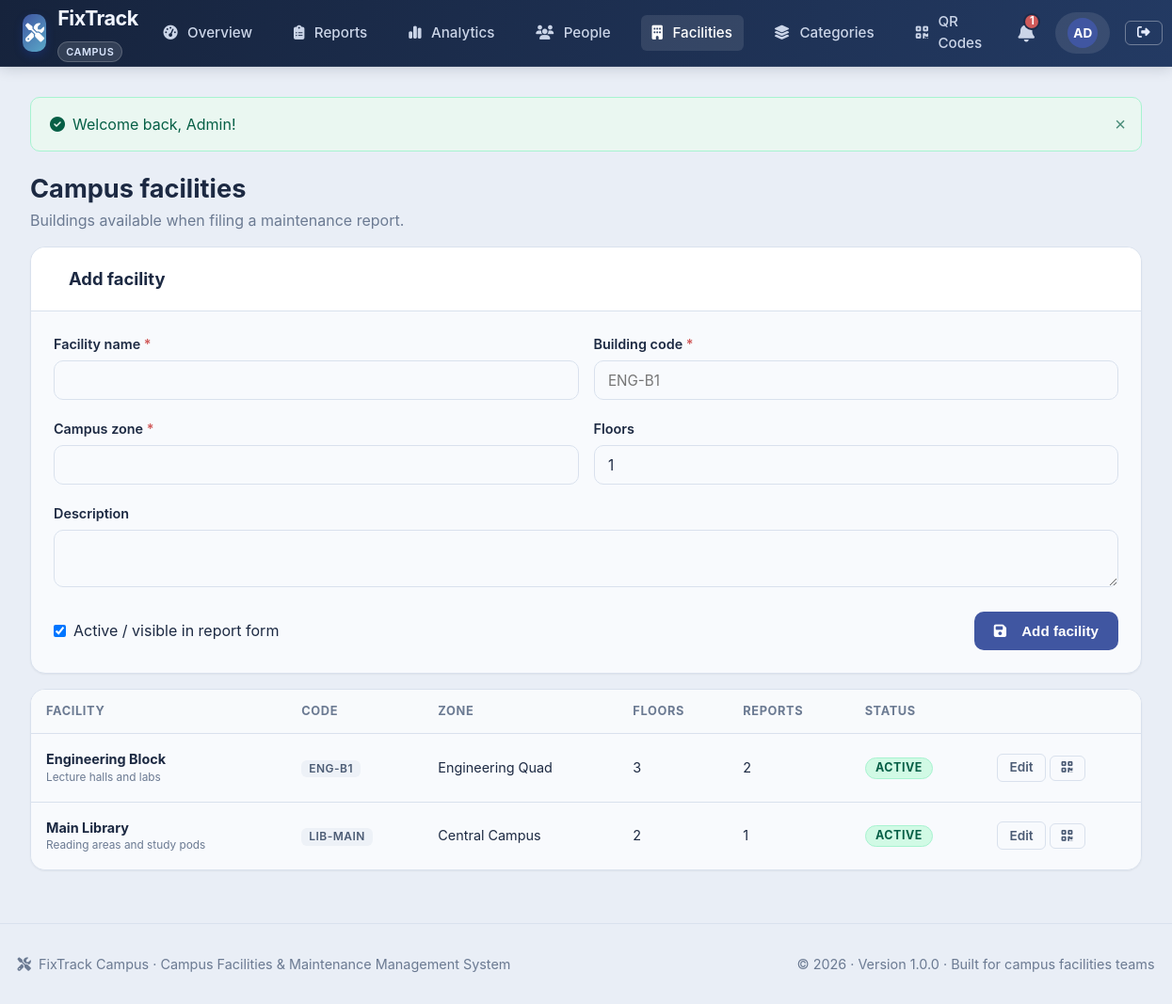
Screenshot of /admin/facilities.php (signed in) with the database file from the repository.
### tables this page shows
CREATE TABLE facilities (
    id INT AUTO_INCREMENT PRIMARY KEY,
    name VARCHAR(150) NOT NULL,
    building_code VARCHAR(30) NOT NULL UNIQUE,
    campus_zone VARCHAR(100) NOT NULL,
    description TEXT NULL,
    total_floors INT DEFAULT 1,
    is_active TINYINT(1) NOT NULL DEFAULT 1,
    created_at DATETIME NOT NULL DEFAULT CURRENT_TIMESTAMP
);

### admin/facilities.php (the view, shortened to what this page needs)
<?php
require_once __DIR__ . '/../includes/functions.php';
$pdo = get_db();
$facilities = $pdo->query("SELECT f.*, (SELECT COUNT(*) FROM reports r WHERE r.facility_id = f.id) AS report_count FROM facilities f ORDER BY f.name")->fetchAll();
$edit = null;
$form = [
    'id' => $edit['id'] ?? 0,
    'name' => $edit['name'] ?? '',
    'building_code' => $edit['building_code'] ?? '',
    'campus_zone' => $edit['campus_zone'] ?? '',
    'description' => $edit['description'] ?? '',
    'total_floors' => $edit['total_floors'] ?? 1,
    'is_active' => $edit ? (int)$edit['is_active'] : 1,
];
include __DIR__ . '/../includes/header.php';
?>
<div class="mb-4"><h1 style="font-size:1.7rem">Campus facilities</h1><p class="text-muted">Buildings available when filing a maintenance report.</p></div>
<div class="card mb-4">
    <div class="card-header d-flex justify-between align-center"><h2 class="card-title"><i class="fas fa-<?= $edit ? 'pen' : 'building-circle-plus' ?> mr-2"></i><?= $edit ? 'Edit facility' : 'Add facility' ?></h2>
        <?php if ($edit): ?><a class="btn btn-outline btn-sm" href="<?= e(url('admin/facilities.php')) ?>">Cancel edit</a><?php endif; ?></div>
    <div class="card-body">
        <form method="post" action="<?= e(url('actions/facility-save.php')) ?>" data-validate novalidate>
            <div class="form-row">
                <div class="form-group"><label class="form-label">Facility name <span class="required">*</span></label><input class="form-control" type="text" name="name" required data-min="2" data-max="150" data-label="Facility name" value="<?= e($form['name']) ?>"><div class="invalid-feedback"></div></div>
                <div class="form-group"><label class="form-label">Building code <span class="required">*</span></label><input class="form-control" type="text" name="building_code" required pattern="[A-Za-z0-9\-]{2,30}" data-label="Building code" value="<?= e($form['building_code']) ?>" placeholder="ENG-B1"><div class="invalid-feedback"></div></div>
            </div>
            <div class="form-row">
                <div class="form-group"><label class="form-label">Campus zone <span class="required">*</span></label><input class="form-control" type="text" name="campus_zone" required data-min="2" data-max="100" data-label="Campus zone" value="<?= e($form['campus_zone']) ?>"><div class="invalid-feedback"></div></div>
                <div class="form-group"><label class="form-label">Floors</label><input class="form-control" type="number" name="total_floors" min="1" max="200" value="<?= (int)$form['total_floors'] ?>"></div>
            </div>
            <div class="form-group"><label class="form-label">Description</label><textarea class="form-control" name="description" rows="2" maxlength="1000"><?= e($form['description']) ?></textarea></div>
            <div class="d-flex justify-between align-center" style="flex-wrap:wrap;gap:1rem">
                <label style="display:flex;align-items:center;gap:.5rem"><input type="checkbox" name="is_active" value="1" <?= $form['is_active'] ? 'checked' : '' ?>> Active / visible in report form</label>
                <button class="btn btn-primary" type="submit"><i class="fas fa-floppy-disk mr-2"></i><?= $edit ? 'Save changes' : 'Add facility' ?></button>
            </div>
        </form>
    </div>
</div>
<div class="card"><div class="card-body p-0"><div class="table-responsive"><table class="table">
    <thead><tr><th>Facility</th><th>Code</th><th>Zone</th><th>Floors</th><th>Reports</th><th>Status</th><th></th></tr></thead>
    <tbody>
    <?php foreach ($facilities as $f): ?>
        <tr>
            <td><strong><?= e($f['name']) ?></strong><?php if ($f['description']): ?><div class="x-small text-muted"><?= e(mb_substr($f['description'], 0, 70)) ?></div><?php endif; ?></td>
            <td><span class="badge badge-soft"><?= e($f['building_code']) ?></span></td>
            <td class="small"><?= e($f['campus_zone']) ?></td>
            <td class="small"><?= (int)$f['total_floors'] ?></td>
            <td class="small"><?= (int)$f['report_count'] ?></td>
            <td><?= $f['is_active'] ? '<span class="badge badge-status-closed">Active</span>' : '<span class="badge badge-status-rejected">Inactive</span>' ?></td>
            <td class="nowrap">
                <a class="btn btn-outline btn-sm" href="<?= e(url('admin/facilities.php?edit=' . (int)$f['id'])) ?>">Edit</a>
                <a class="btn btn-outline btn-sm" href="<?= e(url('qr/facility.php?id=' . (int)$f['id'])) ?>" title="QR code"><i class="fas fa-qrcode"></i></a>
            </td>
        </tr>
    <?php endforeach; ?>
    </tbody>
</table></div></div></div>
<?php include __DIR__ . '/../includes/footer.php'; ?>

### assets/css/style.css (style rules this page uses)
:root { --primary: #4056a1; --primary-hover: #34478a; --primary-light: #eef1fa; --secondary: #52627a; --secondary-light: #edf1f7; --accent: #5aa9c9; --success: #2f9e78; --success-light: #eaf7f1; --warning: #cf9124; --warning-light: #fdf6e8; --danger: #d05a5a; --danger-light: #fbeeee; --indigo: #5a6bc4; --indigo-light: #eef0fb; --teal: #2a9d90; --teal-light: #eaf7f5; --bg-page: #e9eef6; --bg-card: #f8fafd; --border-color: #d9e1ed; --border-hover: #b8c6d9; --text-primary: #1c2942; --text-secondary: #4b5b74; --text-muted: #6b7a92; --text-light: #ffffff; --radius-sm: 6px; --radius-md: 10px; --radius-lg: 16px; --radius-full: 9999px; --shadow-sm: 0 1px 2px 0 rgba(0, 0, 0, 0.05); --shadow-md: 0 4px 6px -1px rgba(0, 0, 0, 0.1), 0 2px 4px -1px rgba(0, 0, 0, 0.06); --shadow-lg: 0 10px 15px -3px rgba(0, 0, 0, 0.1), 0 4px 6px -2px rgba(0, 0, 0, 0.05); --shadow-xl: 0 20px 25px -5px rgba(0, 0, 0, 0.1), 0 10px 10px -5px rgba(0, 0, 0, 0.04); --transition: all 0.2s ease-in-out; --font-family: -apple-system, BlinkMacSystemFont, "Segoe UI", Roboto, Helvetica, Arial, sans-serif; }
* { box-sizing: border-box; margin: 0; padding: 0; }
body { font-family: var(--font-family); background-color: var(--bg-page); color: var(--text-primary); line-height: 1.5; min-height: 100vh; display: flex; flex-direction: column; }
.btn { display: inline-flex; align-items: center; justify-content: center; gap: 0.5rem; padding: 0.625rem 1.25rem; font-size: 0.95rem; font-weight: 600; border-radius: var(--radius-md); border: 1px solid transparent; cursor: pointer; text-decoration: none; transition: var(--transition); line-height: 1.25; }
.btn-primary { background-color: var(--primary); color: white; }
.btn-outline { background: transparent; border-color: var(--border-color); color: var(--text-secondary); }
.btn-sm { padding: 0.35rem 0.75rem; font-size: 0.85rem; border-radius: var(--radius-sm); }
.card { background-color: var(--bg-card); border-radius: var(--radius-lg); border: 1px solid var(--border-color); box-shadow: var(--shadow-sm); overflow: hidden; margin-bottom: 1.5rem; transition: var(--transition); }
.card-header { padding: 1.25rem 1.5rem; border-bottom: 1px solid var(--border-color); background-color: #ffffff; display: flex; align-items: center; justify-content: space-between; flex-wrap: wrap; gap: 0.75rem; }
.card-title { font-size: 1.15rem; font-weight: 700; color: var(--text-primary); display: flex; align-items: center; gap: 0.5rem; }
.card-body { padding: 1.5rem; }
.badge { display: inline-flex; align-items: center; padding: 0.25rem 0.65rem; font-size: 0.78rem; font-weight: 700; border-radius: var(--radius-full); text-transform: uppercase; letter-spacing: 0.04em; line-height: 1; }
.badge-status-closed { background: #d1fae5; color: #065f46; border: 1px solid #a7f3d0; }
.form-group { margin-bottom: 1.25rem; }
.form-label { display: block; font-size: 0.9rem; font-weight: 600; color: var(--text-primary); margin-bottom: 0.4rem; }
.form-label .required { color: var(--danger); }
.form-control { width: 100%; padding: 0.65rem 0.9rem; font-size: 0.95rem; font-family: inherit; color: var(--text-primary); background-color: #ffffff; border: 1px solid var(--border-color); border-radius: var(--radius-md); transition: var(--transition); }
.form-row { display: grid; grid-template-columns: repeat(auto-fit, minmax(240px, 1fr)); gap: 1rem; }
.table-responsive { width: 100%; overflow-x: auto; -webkit-overflow-scrolling: touch; }
.table { width: 100%; border-collapse: separate; border-spacing: 0; text-align: left; }
.table th { background-color: #f8fafc; color: var(--text-muted); font-size: 0.8rem; font-weight: 700; text-transform: uppercase; letter-spacing: 0.05em; padding: 0.85rem 1rem; border-bottom: 1px solid var(--border-color); white-space: nowrap; }
.table td { padding: 1rem; font-size: 0.9rem; border-bottom: 1px solid var(--border-color); vertical-align: middle; }
.table tbody tr:last-child td { border-bottom: none; }
.text-muted { color: var(--text-muted) !important; }
.mr-2 { margin-right: 0.5rem !important; }
.mb-4 { margin-bottom: 1rem !important; }
.p-0 { padding: 0 !important; }
.d-flex { display: flex !important; }
.justify-between { justify-content: space-between !important; }
.align-center { align-items: center !important; }

### rows the page displays
facilities: name "Engineering Block", description "Lecture halls and labs", building_code "ENG-B1", campus_zone "Engineering Quad", total_floors "3", report_count "2", is_active "ACTIVE"
facilities: name "Main Library", description "Reading areas and study pods", building_code "LIB-MAIN", campus_zone "Central Campus", total_floors "2", report_count "1", is_active "ACTIVE"

### other values shown
$link[0] "Overview"
$link[0] "Reports"
$link[0] "Analytics"
$link[0] "People"
$link[0] "Facilities"
$link[0] "Categories"
$link[0] "QR Codes"
$unread "1"
mb_substr($user['name'], 0, 2) "AD"
$msg "Welcome back, Admin!"
APP_NAME "FixTrack Campus"
APP_TAGLINE "Campus Facilities & Maintenance Management System"
APP_VERSION "1.0.0"
